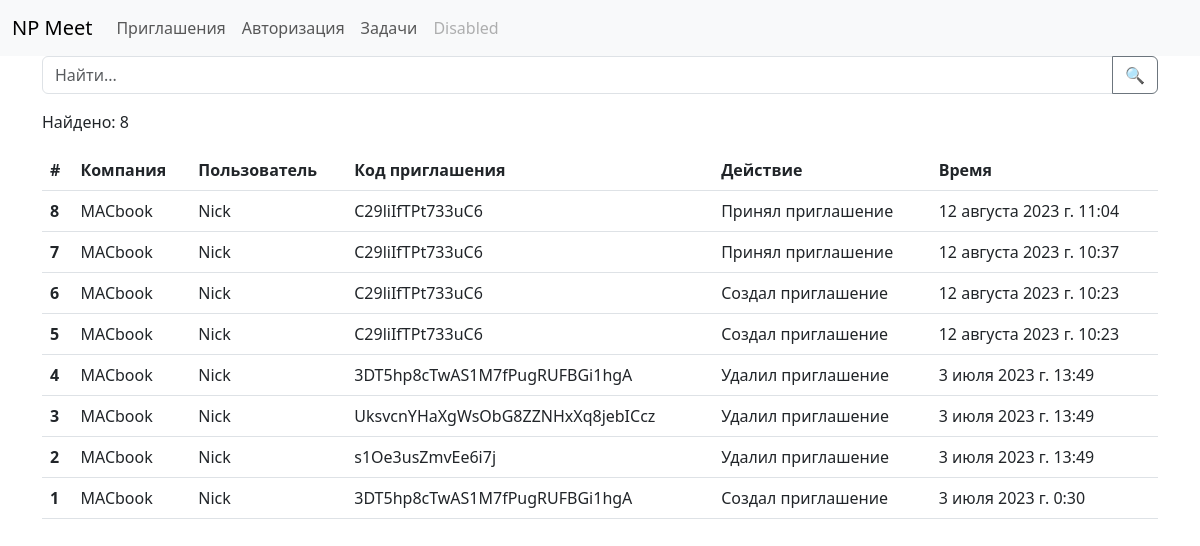
The app's page /logs/invites/ (signed in) with its own data.
### logs/models.py (models this page shows, shortened)
class LogsInvites(models.Model):
    company = models.ForeignKey(Corporations, on_delete=models.DO_NOTHING, verbose_name='компания')
    creator = models.ForeignKey(User, on_delete=models.DO_NOTHING, verbose_name='Пользователь')
    code = models.CharField(max_length=100, verbose_name='Код приглашения')
    do = models.TextField(verbose_name='Действие', max_length=300, default='')
    created_date = models.DateTimeField(verbose_name='Время', auto_now_add=True)
    class Meta:
        verbose_name =  'лог приглашения'
        verbose_name_plural = 'Логи приглашений'

### main/models.py (models this page shows)
class Corporations(models.Model):
    name = models.CharField('Название компании', max_length=100)
    logo = models.ImageField('Логотип компании', upload_to='main/corporation/logos')
    directors = models.ForeignKey('main.User', on_delete=models.CASCADE, null=True)
    def __str__(self) -> str:
        return str(self.name)

class User(AbstractUser):
    avatar = models.ImageField(upload_to='main/users/avatars', default='main/users/avatars/default.webp')
    birth_date = models.DateField(null=True, blank=True, verbose_name='Дата рождения')
    phone = models.CharField(max_length=20, null=True, blank=True, verbose_name='Номер телефона')
    position = models.ManyToManyField(CorpPositions, blank=True)
    corporation = models.ForeignKey(Corporations, on_delete=models.CASCADE, null=True, blank=True)
    reg_ip = models.GenericIPAddressField(verbose_name='IP при регистрации', blank=True, null=True)
    last_ip = models.GenericIPAddressField(verbose_name='IP последнего входа', blank=True, null=True)
    def __str__(self) -> str:
        return str(self.username)

### logs/views.py (the view)
# urls.py: path('invites/', views.invites_log_page, name='invites_log_page'),
@login_required
def invites_log_page(request):
    s_data = request.GET.get('q')
    page_number = request.GET.get('page')
    if not page_number: page_number = 1
    if s_data:
        logs = Paginator(LogsInvites.objects.filter(Q(company=request.user.corporation) & (
            Q(company__name=s_data) |
            Q(creator__username=s_data) |
            Q(code=s_data) |
            Q(do=s_data))).order_by('-created_date'), 40)
        return render(request, 'logs/invites_log_page.html', context={
            'logs': logs.get_page(page_number)
        })
    else:
        logs = Paginator(LogsInvites.objects.filter(company=request.user.corporation).order_by('-created_date'), 100)
        return render(request, 'logs/invites_log_page.html', context={
            'logs': logs.get_page(page_number)
        })

### logs/templates/logs/invites_log_page.html (shortened to what this page needs)
{% extends 'logs/base.html' %}
{% block content %}
    <table class="table">
        <thead>
          <tr>
            <th scope="col">#</th>
            <th scope="col">Компания</th>
            <th scope="col">Пользователь</th>
            <th scope="col">Код приглашения</th>
            <th scope="col">Действие</th>
            <th scope="col">Время</th>
          </tr>
        </thead>
        <tbody>
            {% for log in logs %}
            <tr>
                <th scope="row">{{log.id}}</th>
                <td>{{log.company}}</td>
                <td>{{log.creator}}</td>
                <td>{{log.code}}</td>
                <td>{{log.do}}</td>
                <td>{{log.created_date}}</td>
              </tr>
            {% endfor %}
        </tbody>
      </table>
{% endblock content %}

### records on screen
LogsInvites: id "8", company "MACbook", creator "Nick", code "C29liIfTPt733uC6", do "Принял приглашение", created_date "12 августа 2023 г. 11:04"
LogsInvites: id "7", company "MACbook", creator "Nick", code "C29liIfTPt733uC6", do "Принял приглашение", created_date "12 августа 2023 г. 10:37"
LogsInvites: id "6", company "MACbook", creator "Nick", code "C29liIfTPt733uC6", do "Создал приглашение", created_date "12 августа 2023 г. 10:23"
LogsInvites: id "5", company "MACbook", creator "Nick", code "C29liIfTPt733uC6", do "Создал приглашение", created_date "12 августа 2023 г. 10:23"
LogsInvites: id "4", company "MACbook", creator "Nick", code "3DT5hp8cTwAS1M7fPugRUFBGi1hgA", do "Удалил приглашение", created_date "3 июля 2023 г. 13:49"
LogsInvites: id "3", company "MACbook", creator "Nick", code "UksvcnYHaXgWsObG8ZZNHxXq8jebICcz", do "Удалил приглашение", created_date "3 июля 2023 г. 13:49"
LogsInvites: id "2", company "MACbook", creator "Nick", code "s1Oe3usZmvEe6i7j", do "Удалил приглашение", created_date "3 июля 2023 г. 13:49"
LogsInvites: id "1", company "MACbook", creator "Nick", code "3DT5hp8cTwAS1M7fPugRUFBGi1hgA", do "Создал приглашение", created_date "3 июля 2023 г. 0:30"

### other values on screen
{{ logs.paginator.count }} "8"
